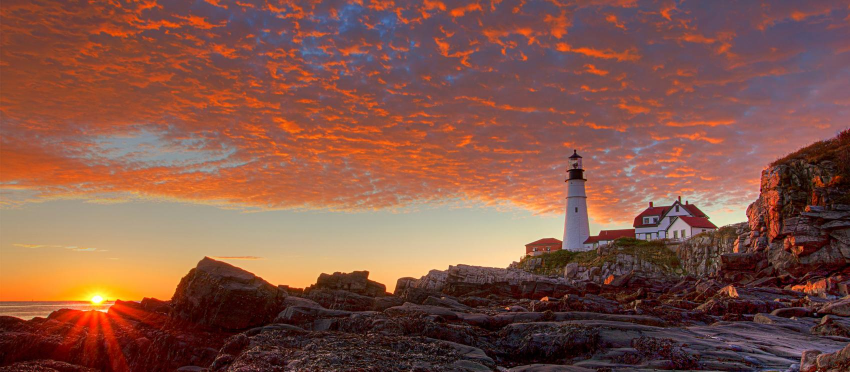
#> input picture startImages/Photo1.jpg, 1700 x 744 px (shown at 1/2 size)
$ jupyter execute --allow-errors DCT.ipynb
#> lines starting #> are read from the running program, lines starting #| are printed output that depends on the picture
#> further down, image is the input picture: shape (744, 1700, 3); mean B, G, R 70.9, 84.4, 131.4
#> (reads ThingsToHide/test.txt from the repository)
[cell 1]
import cv2
import numpy as np
import itertools
from python_enigma import enigma
import json
import string

[cell 2]
quant = np.array([[16,11,10,16,24,40,51,61],      # QUANTIZATION TABLE
                    [12,12,14,19,26,58,60,55],    # required for DCT
                    [14,13,16,24,40,57,69,56],
                    [14,17,22,29,51,87,80,62],
                    [18,22,37,56,68,109,103,77],
                    [24,35,55,64,81,104,113,92],
                    [49,64,78,87,103,121,120,101],
                    [72,92,95,98,112,100,103,99]])

[cell 3]
class DCT():
    def __init__(self):
        self.message = None
        self.bitMess = None
        self.numBits = 0

    def encode_image(self,img,message):

        #get length of message
        self.message = str(len(message))+'*'+message

        self.bitMess = self.toBits()

        #get size of image in pixels
        row,col = img.shape[:2]
#> row = 744; col = 1700


        if((col/8)*(row/8)<len(message)):
            print("Error: Message too large to encode in image")
            return False

        #make divisible by 8x8
        if row%8 != 0 or col%8 != 0:
            img = cv2.resize(img,(col+(8-col%8),row+(8-row%8)))

        row,col = img.shape[:2]
#> row = 752; col = 1704

        #split image into RGB channels
        bImg,gImg,rImg = cv2.split(img)
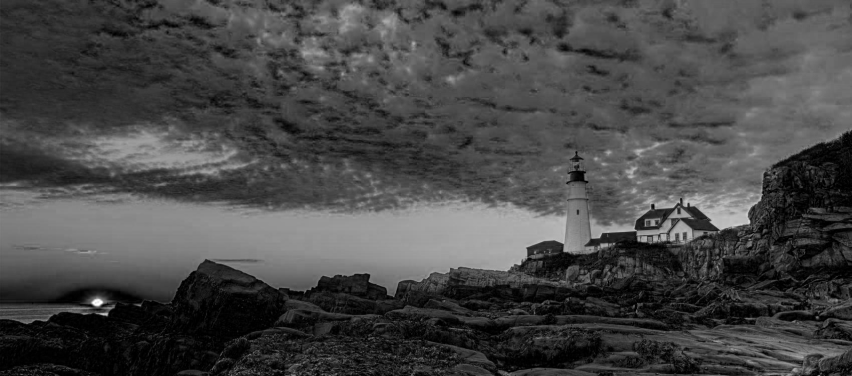
#> bImg: shape (752, 1704) (shown at 1/2 size); min 0, max 255, mean 70.8
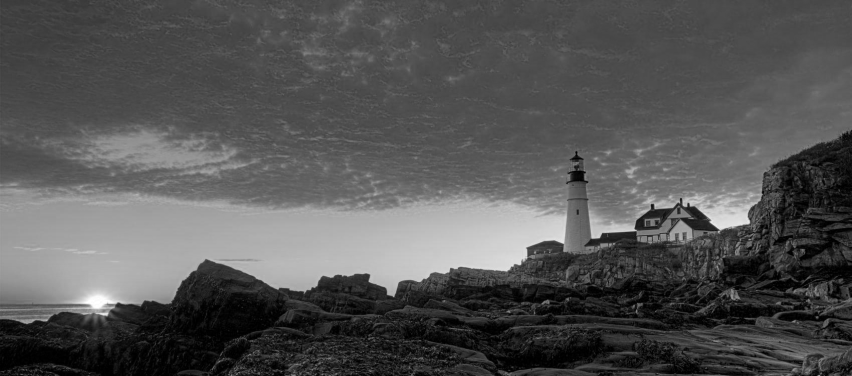
#> gImg: shape (752, 1704) (shown at 1/2 size); min 0, max 255, mean 84.3
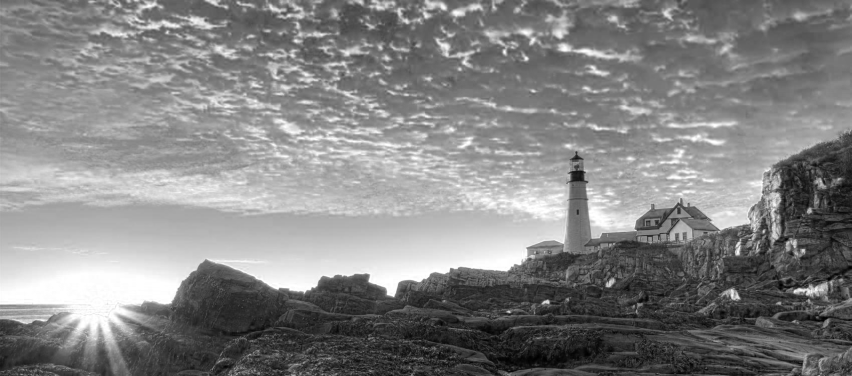
#> rImg: shape (752, 1704) (shown at 1/2 size); min 0, max 255, mean 131.2

        #message to be hid in blue channel so converted to type float32 for dct function
        bImg = np.float32(bImg)

        #break into 8x8 blocks
        imgBlocks = [np.round(bImg[j:j+8, i:i+8]-128) for (j,i) in itertools.product(range(0,row,8),range(0,col,8))]
#> imgBlocks = 20022 items

        #Blocks are run through DCT function
        dctBlocks = [np.round(cv2.dct(img_Block)) for img_Block in imgBlocks]
#> dctBlocks = 20022 items

        #blocks then run through quantization table
        quantizedDCT = [np.round(dct_Block/quant) for dct_Block in dctBlocks]
#> quantizedDCT = 20022 items

        #set LSB in DC value corresponding bit of message
        messIndex = 0
        letterIndex = 0

        for quantizedBlock in quantizedDCT:
            #find LSB in DC coeff and replace with message bit
            DCoeff = quantizedBlock[0][0]
            DCoeff = np.uint8(DCoeff)
            DCoeff = np.unpackbits(DCoeff)
            DCoeff[7] = self.bitMess[messIndex][letterIndex]
            DCoeff = np.packbits(DCoeff)
            DCoeff = np.float32(DCoeff)
            DCoeff= DCoeff-255
            quantizedBlock[0][0] = DCoeff
            letterIndex = letterIndex+1
            if letterIndex == 8:
                letterIndex = 0
                messIndex = messIndex + 1
                if messIndex == len(self.message):
                    break
#> this loop made 20022 passes
#> DCoeff on passes 1 to 12: [-37], [-37], [-36], [-36], [-39], [-39], [-39], [-38], [-37], [-37], [-38], [-38]
#> after the loop, letterIndex = 6; messIndex = 2502
        #blocks run inversely through quantization table
        sImgBlocks = [quantizedBlock *quant+128 for quantizedBlock in quantizedDCT]
#> sImgBlocks = 20022 items

        #puts the new image back together
        sImg=[]

        for chunkRowBlocks in self.chunks(sImgBlocks, col/8):
            for rowBlockNum in range(8):
                for block in chunkRowBlocks:
                    sImg.extend(block[rowBlockNum])
#> this loop made 94 passes
#> after the loop, sImg = 1281408 items

        sImg = np.array(sImg).reshape(row, col)
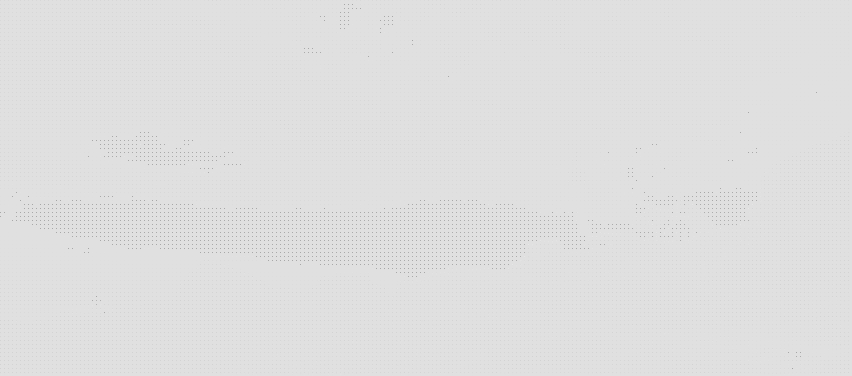
#> sImg: shape (752, 1704) float64 (shown at 1/2 size); min -3952, max 689, mean 114; drawn with min black and max white

        #converted from type float32
        sImg = np.uint8(sImg)
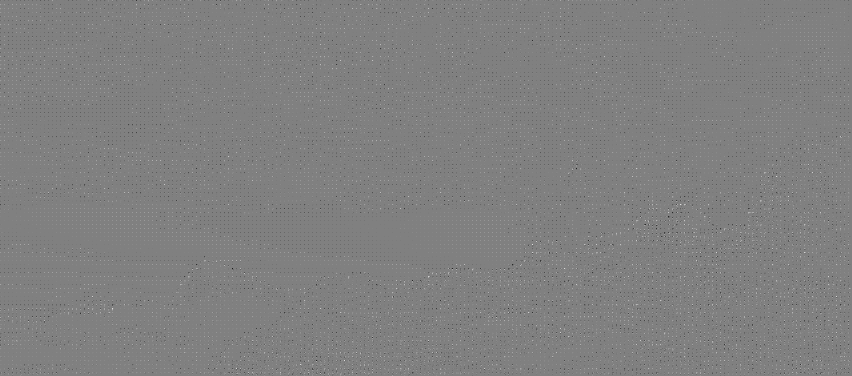
#> sImg: shape (752, 1704) (shown at 1/2 size); min 0, max 254, mean 127.9

        #show(sImg)
        sImg = cv2.merge((sImg,gImg,rImg))
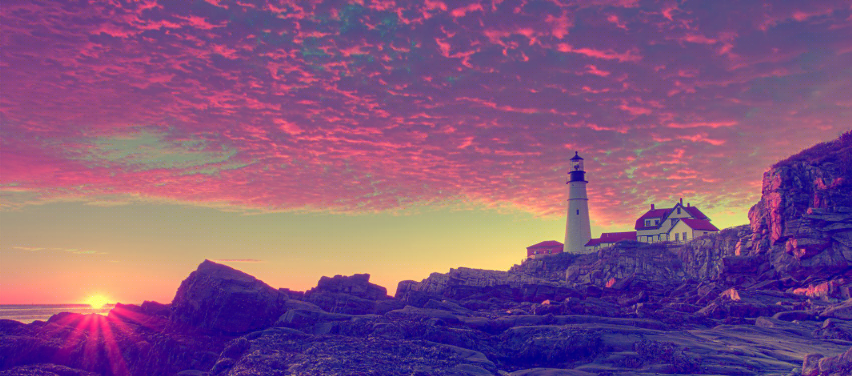
#> sImg: shape (752, 1704, 3) (shown at 1/2 size); mean of channels 0, 1, 2 127.9, 84.3, 131.2; drawn as B, G, R

        return sImg

    def decode_image(self,img):
        row,col = img.shape[:2]
        messSize = None
        messageBits = []
        buff = 0
        #split image into RGB channels
        bImg,gImg,rImg = cv2.split(img)
         #message hid in blue channel so converted to type float32 for dct function
        bImg = np.float32(bImg)
        #break into 8x8 blocks
        imgBlocks = [bImg[j:j+8, i:i+8]-128 for (j,i) in itertools.product(range(0,row,8),
                                                                       range(0,col,8))]
        #blocks run through quantization table
        quantizedDCT = [img_Block/quant for img_Block in imgBlocks]
        i=0
        #message extracted from LSB of DC coeff
        for quantizedBlock in quantizedDCT:
            DCoeff = quantizedBlock[0][0]
            DCoeff = np.uint8(DCoeff)
            DCoeff = np.unpackbits(DCoeff)
            if DCoeff[7] == 1:
                buff+=(0 & 1) << (7-i)
            elif DCoeff[7] == 0:
                buff+=(1&1) << (7-i)
            i=1+i
            if i == 8:
                messageBits.append(chr(buff))
                buff = 0
                i =0
                if messageBits[-1] == '*' and messSize is None:
                    try:
                        messSize = int(''.join(messageBits[:-1]))
                    except:
                        pass
            if len(messageBits) - len(str(messSize)) - 1 == messSize:
                return ''.join(messageBits)[len(str(messSize))+1:]
        return ''


    def chunks(self, l, n):
        m = int(n)
        for i in range(0, len(l), m):
            yield l[i:i + m]

    def toBits(self):
        bits = []
        for char in self.message:
            binval = bin(ord(char))[2:].rjust(8,'0')
            bits.append(binval)
        self.numBits = bin(len(bits))[2:].rjust(8,'0')
        return bits

[cell 4]
image = cv2.imread('startImages/Photo1.jpg')
hiddenMessage = open('ThingsToHide/test.txt', 'r').read()
# hiddenMessage

[cell 5]
dctNoEncryptio = DCT().encode_image(image, hiddenMessage)
cv2.imwrite('encodedImages/dct_Encoded_bad_Color.png', dctNoEncryptio)
#> Out = True

[cell 6]
#open image
dctEncodedNoEncryption = cv2.imread('encodedImages/dct_Encoded.png')

#> (a cell that did not finish here is left out)

With enigma encryption

[cell 8]
#set the enigma machine up
with open("catalogue.json", "r") as file:
#> (reads catalogue.json from the repository)
    all_wheels = json.load(file)

use_these = [("I", "A"), ("II", "B"), ("III", "C")]
#> (the rest of this cell did not finish here and is left out)

[cell 9]
#load the image and the message
image = cv2.imread('startImages/IMG_4279.JPG')
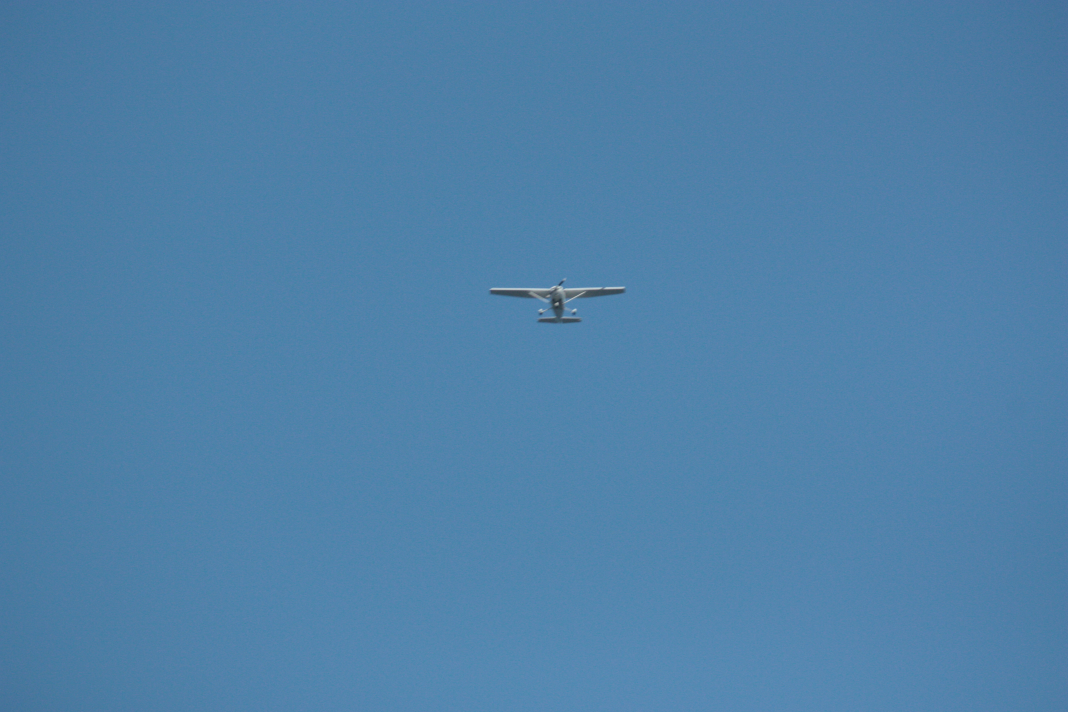
#> input picture startImages/IMG_4279.JPG, 4272 x 2848 px (shown at 1/4 size)
#> image is the input picture: shape (2848, 4272, 3); mean B, G, R 168.9, 128.9, 79.3
hiddenMessage = open('ThingsToHide/test.txt', 'r').read()

#need to normalizxe the message because the enigma machine does not like symbols
#remove \n
hiddenMessage = hiddenMessage.replace('\n', '')
hiddenMessage = hiddenMessage.translate(str.maketrans('', '', string.punctuation))

#encrypt the message
#> (the rest of this cell did not finish here and is left out)
